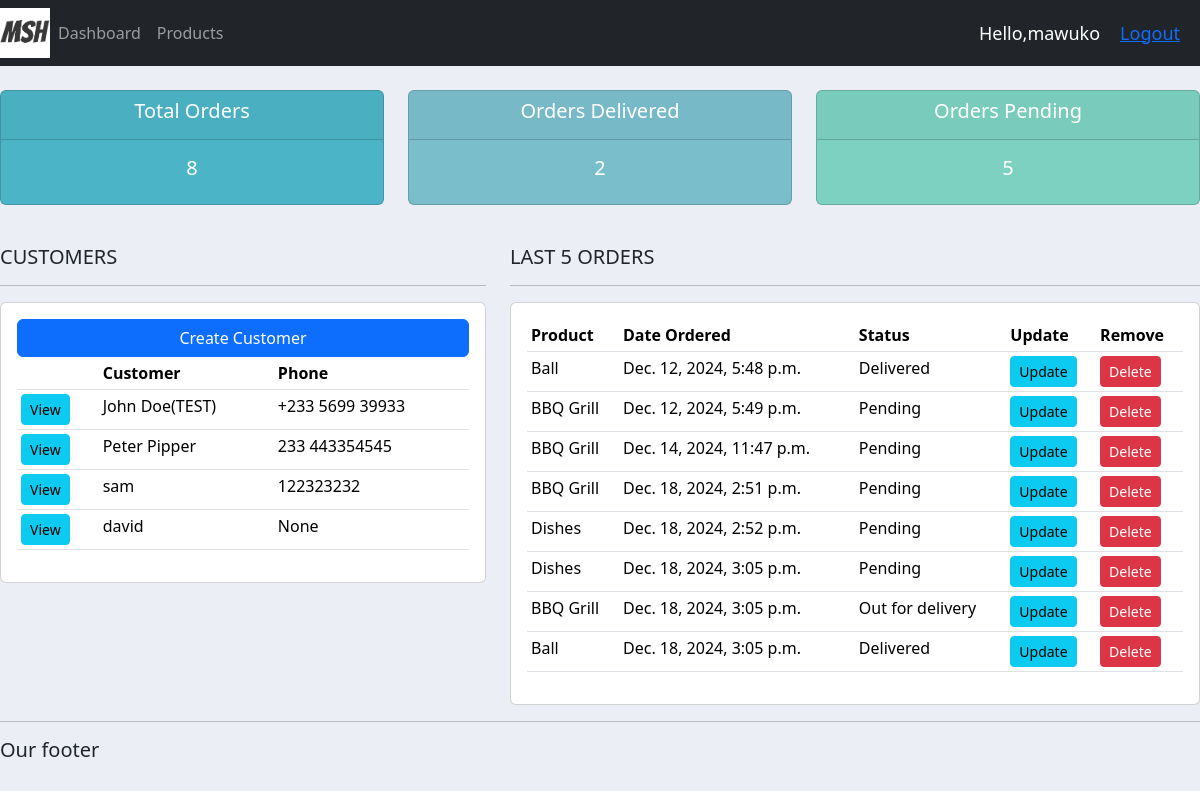
The app's page / (signed in) with its own data.
### accounts/models.py (models this page shows, shortened)
class Customer(models.Model):
    user = models.OneToOneField(User,null=True,blank=True,on_delete=models.CASCADE)
    name=models.CharField(max_length=200, null=True)
    phone=models.CharField(max_length=200,null=True)
    email=models.CharField(max_length=200, null=True)
    profile_pic=models.ImageField(default='Screenshot_324.png',null=True, blank=True)
    date_created= models.DateTimeField(auto_now_add=True,null=True)

class Order(models.Model):
    STATUS=(
        ('Pending','Pending'),
        ('Out for delivery','Out for delivery'),
        ('Delivered','Delivered'),
    )
    customer=models.ForeignKey(Customer,null=True, on_delete=models.SET_NULL)
    product=models.ForeignKey(Product,null=True, on_delete=models.SET_NULL)
    date_created=models.DateTimeField(auto_now_add=True,null=True)
    status=models.CharField(max_length=200, null=True, choices=STATUS)
    note = models.CharField(max_length=1000, null=True)

class Product(models.Model):
    CATEGORY=(
        ('Indoor','Indoor'),
        ('Out Door','Out Door')
    )
    name=models.CharField(max_length=200, null=True)
    price= models.FloatField(null=True)
    category=models.CharField(max_length=200, null=True, choices=CATEGORY)
    description=models.CharField(max_length=200, null=True, blank=True)
    date_created=models.DateTimeField(auto_now_add=True,null=True)
    tags= models.ManyToManyField(Tag)
    def __str__(self):
        return self.name

### accounts/decorators.py (the view)
    def wrapper_function(request,*args,**kwargs):
        group = None
        if request.user.groups.exists():
            group= request.user.groups.all()[0].name
        if group == 'customer':
            return redirect('user-page')
        if group == 'admin':
            return view_func(request, *args, **kwargs)

### accounts/views.py (called while the page is built)
@login_required(login_url='login')
@admin_only
def home(request):
    orders= Order.objects.all()
    customers= Customer.objects.all()
    total_customers = customers.count()
    total_orders=orders.count()
    delivered = orders.filter(status='Delivered').count()
    pending = orders.filter(status='Pending').count()
    context ={'orders':orders, 'customers':customers, 'total_orders':total_orders, 'delivered':delivered, 'pending':pending}
    return render(request,'accounts/dashboard.html',context)

### accounts/templates/accounts/dashboard.html
{%extends 'accounts/main.html'%}
{%block content%}
{% include 'accounts/status.html' %}
<br />
<div class="row">
  <div class="col-md-5">
    <h5>CUSTOMERS</h5>
    <hr />
    <div class="card card-body">
      <a class="btn btn-primary" href="">Create Customer</a>
      <table class="table table-sm">
        <tr>
          <th></th>
          <th>Customer</th>
          <th>Phone</th>
        </tr>
        {%for customer in customers%}
        <tr>
          <td>
            <a
              class="btn btn-sm btn-info"
              href="{%url 'customer' customer.id %}"
              >View</a
            >
          </td>
          <td>{{customer.name}}</td>
          <td>{{customer.phone}}</td>
        </tr>
        {%endfor%}
      </table>
    </div>
  </div>
  <div class="col-md-7">
    <h5>LAST 5 ORDERS</h5>
    <hr />
    <div class="card card-body">
      <table class="table table-sm">
        <tr>
          <th>Product</th>
          <th>Date Ordered</th>
          <th>Status</th>
          <th>Update</th>
          <th>Remove</th>
        </tr>
        {%for order in orders%}
        <tr>
          <td>{{order.product}}</td>
          <td>{{order.date_created}}</td>
          <td>{{order.status}}</td>
          <td>
            <a
              class="btn btn-sm btn-info"
              href="{%url 'update_order' order.id%}"
              >Update</a
            >
          </td>
          <td>
            <a
              class="btn btn-sm btn-danger"
              href="{%url 'delete_order' order.id%}"
              >Delete</a
            >
          </td>
        </tr>
        {%endfor%}
      </table>
    </div>
  </div>
</div>
{%endblock%}

### accounts/templates/accounts/navBar.html (shortened to what this page needs)
<nav class="navbar navbar-expand-lg navbar-dark bg-dark">
  <img src="{% static 'images/logo.png'%}" alt="" id="logo" />
  <div class="collapse navbar-collapse" id="navbarNavAltMarkup">
    <ul class="navbar-nav">
      {% if request.user.is_staff %}
      <li class="nav-item active">
        <a class="nav-link" href="{%url 'home'%}">Dashboard </a>
      </li>
      <li class="nav-item">
        <a class="nav-link" href="{%url 'products'%}">Products</a>
      </li>
      {%else%}
      <li class="nav-item">
        <a class="nav-link" href="{%url 'account' %}">Settings</a>
      </li>
      {%endif%}
    </ul>
  </div>
  <span class="hello-msg">Hello,{{request.user}}</span>
  <span class="hello-msg"><a href="{%url 'logout'%}">Logout</a></span>
</nav>

### static/css/main.css (style rules this page uses)
#logo { width: 50px; background-color: #fff; }
body { background-color: #ebeff5; }

### accounts/templates/accounts/navBar.html (style rules this page uses)
.hello-msg { font-size: 18px; color: #fff; margin-right:20px ; }

### records on screen
Customer: name "John Doe(TEST)", phone "+233 5699 39933"
Customer: name "Peter Pipper", phone "233 443354545"
Customer: name "sam", phone "122323232"
Customer: name "david", phone "None"
Order: product "Ball", date_created "Dec. 12, 2024, 5:48 p.m.", status "Delivered"
Order: product "BBQ Grill", date_created "Dec. 12, 2024, 5:49 p.m.", status "Pending"
Order: product "BBQ Grill", date_created "Dec. 14, 2024, 11:47 p.m.", status "Pending"
Order: product "BBQ Grill", date_created "Dec. 18, 2024, 2:51 p.m.", status "Pending"
Order: product "Dishes", date_created "Dec. 18, 2024, 2:52 p.m.", status "Pending"
Order: product "Dishes", date_created "Dec. 18, 2024, 3:05 p.m.", status "Pending"
Order: product "BBQ Grill", date_created "Dec. 18, 2024, 3:05 p.m.", status "Out for delivery"
Order: product "Ball", date_created "Dec. 18, 2024, 3:05 p.m.", status "Delivered"

### other values on screen
{{ request.user }} "mawuko"
{{ total_orders }} "8"
{{ delivered }} "2"
{{ pending }} "5"
